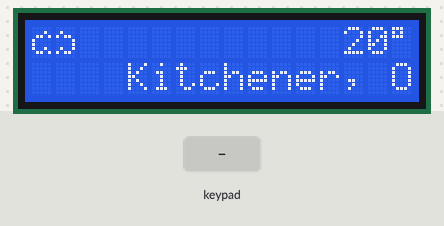
Bench run of a program on a simulated Arduino Uno, built with avr-gcc and run on an emulated ATmega328P. On the bench: 16×2 character LCD. The test bench sets the inputs (shaded band). What the program prints to the serial monitor is not drawn.

Above: at 1.3 s.
1.4 s: key 'U' pressed
At 2.8 s:
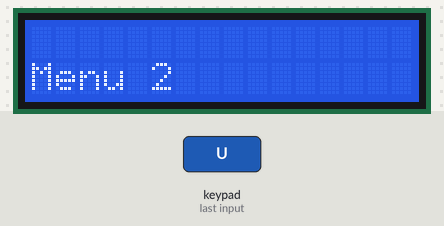
3.1 s: key 'D' pressed
At 4.5 s:
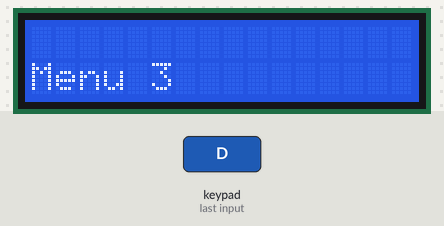
Timing chart, 0 to 6.1 s (numbered marks = the images above; inputs shaded):
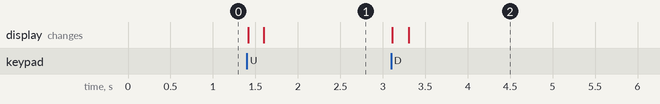

The program:

main.cpp
```cpp
#include <Arduino.h>
#include <Wire.h>
#include <Adafruit_RGBLCDShield.h>
#include <utility/Adafruit_MCP23017.h>

#include "CustomChars.h"


#define RED 0x1

#define MN_OPTIONS 4

Adafruit_RGBLCDShield lcd = Adafruit_RGBLCDShield();
int menu = 0;
bool lcdChanged = false;
String messageIn = "";

void setMenu(int);

void setup()
{
    Serial.begin(9600);
    lcd.begin(16,2);
    lcd.createChar(0, overcastL);
    lcd.createChar(1, overcastR);
    lcd.createChar(2, solA);
    lcd.createChar(3, solB);
    setMenu(0);
}

void resetLCD()
{
    lcd.clear();
}

void printCustom(int xPos, int yPos, int icon)
{
    lcd.setCursor(xPos,yPos);
    lcd.write(icon);
}

void printText(int xPos, int yPos, bool inverted, String msg)
{
    if (inverted)
        {
            lcd.rightToLeft();
            lcd.setCursor(xPos,yPos);
            lcd.print(flipString(msg));
            lcd.leftToRight();
            }
    else
    {
            lcd.setCursor(xPos,yPos);
            lcd.print(msg);
            lcd.leftToRight();
    }

}

void debugMsg(String Msg)
{
    Serial.println(Msg);
}

void updateDisplay(int menu)
{
    if (lcdChanged)
    {
        lcd.clear();

        lcd.setCursor(15,0);
        lcd.rightToLeft();
        lcd.print(flipString(messageIn));
        lcdChanged = false;
        lcd.leftToRight();
        printCustom(0,0,0);
        printCustom(1,0,1);
        setMenu(menu);
    }
}

String flipString(String in)
{
    int len = in.length() - 1;
    char temp;
    if (in.length() % 2 == 0)
    {
        for (int i = 0; i < in.length()/2; i++)
        {
            temp = in[i];
            in[i] = in[in.length()-1-i];
            in[in.length()-i-1] = temp;
        }
    }
    else
    {
        for (int i = 0; i < (in.length()-1)/2; i++)
        {
            temp = in[i];
            in[i] = in[in.length()-1-i];
            in[in.length()-i-1] = temp;
        }
    }
    return in;
}

void setMenu(int menuOpt)
{
        switch(menuOpt)
    {
        case 0:
            //lcd.clear();
            messageIn = "Kitchener, ON";
            if (messageIn.length() > 12)
            {
                messageIn = messageIn.substring(0,12);
            }
            printText(15,1,true,messageIn);
            messageIn = "20";
            messageIn = messageIn + (char)223;
            printText(15,0,true,messageIn);
            printCustom(0,0,0);
            printCustom(1,0,1);
            break;


        case 1:
            //lcd.clear();
            lcd.setCursor(0,1);
            lcd.print("Menu 1");
            debugMsg("menu 1");
            break;
        case 2:
            //lcd.clear();
            lcd.setCursor(0,1);
            lcd.print("Menu 2");
            debugMsg("menu 2");
            break;
        case 3:
            //lcd.clear();
            lcd.setCursor(0,1);
            lcd.print("Menu 3");
            debugMsg("menu 3");
            break;
        case 4:
            //lcd.clear();
            lcd.setCursor(0,1);
            lcd.print("Menu 4");
            debugMsg("menu 4");
            break;
    }
}

void loop()
{

uint8_t buttons = lcd.readButtons();
if (buttons)
{
    if (buttons & BUTTON_UP)
    {
        menu++;
        resetLCD();
        setMenu(menu);
    }
    if (buttons & BUTTON_DOWN)
        menu--;
        resetLCD();
        setMenu(menu);
}

if (menu < 0)
    menu = MN_OPTIONS;
else if (menu > MN_OPTIONS)
    menu = 0;

while (Serial.available() > 0)
{
    messageIn = Serial.readString();
    lcdChanged = true;
}

//updateDisplay(menu);
}   
```

CustomChars.cpp
```cpp
#include <Arduino.h>
#include "CustomChars.h"

byte solA[8] =
{
	0b00000,
	0b10101,
	0b01110,
	0b11011,
	0b01110,
	0b10101,
	0b00000,
	0b00000
};

byte solB[8] =
{
	0b10101,
	0b10101,
	0b01110,
	0b11011,
	0b01110,
	0b10101,
	0b10101,
	0b00000
};

byte overcastL[8] =
{
	0b00000,
	0b00010,
	0b01101,
	0b10000,
	0b10000,
	0b10010,
	0b01101,
	0b00000
};

byte overcastR[8] =
{
	0b00000,
	0b01000,
	0b10110,
	0b00001,
	0b00001,
	0b01001,
	0b10110,
	0b00000
};
```

CustomChars.h
```cpp
//custom chars go here
#ifndef _CUSTOMCHARS_H_
#define _CUSTOMCHARS_H_

extern byte solA[8];
extern byte solB[8];
extern byte overcastL[8];
extern byte overcastR[8];

#endif /* _CHARS_H_ */
```

Measured:
- after the input at 1.4 s, the display: first changes at once (image 1 shows a later state)
- after the input at 3.1 s, the display: first changes at once (image 2 shows a later state)
